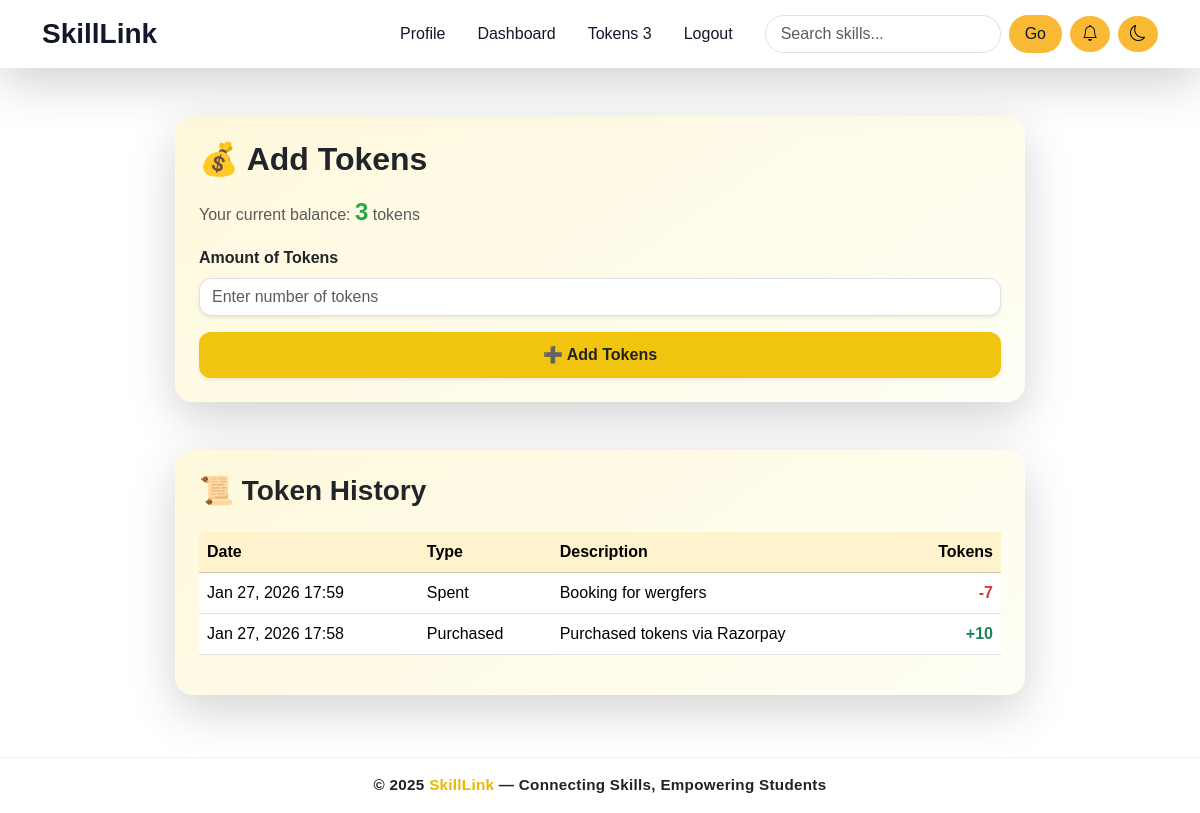
Screenshot of /accounts/tokens/ (signed in) with the database file from the repository.
### accounts/models.py (models this page shows, shortened)
class Profile(models.Model):
    user = models.OneToOneField(User, on_delete=models.CASCADE)
    bio = models.CharField(max_length=100 ,blank=True, null=True)
    profile_pic = CloudinaryField(
    'image',
    folder='profile_skills',
    blank=True,
    null=True,
    default="https://res.cloudinary.com/dctwxqpeo/image/upload/v1757868228/default_ehmhxs.png"
)
    location = models.CharField(max_length=100, blank=True, null=True)
    languages_spoken = models.CharField(max_length=200, blank=True, null=True)
    tokens_balance = models.PositiveIntegerField(default=0)
    rating = models.FloatField(default=0.0)
    joined_on = models.DateTimeField(default=timezone.now)
    @property
    def token_balance(self):
        totals = Transaction.objects.filter(user=self).values("transaction_type").annotate(total=models.Sum("amount"))
        earned = next((t["total"] for t in totals if t["transaction_type"] == "earned"), 0)
        spent = next((t["total"] for t in totals if t["transaction_type"] == "spent"), 0)
        purchased = next((t["total"] for t in totals if t["transaction_type"] == "purchased"), 0)
        return (purchased + earned) - spent

class Transaction(models.Model):
    TRANSACTION_TYPES = [
        ('earned', 'Earned'),
        ('spent', 'Spent'),
        ('purchased', 'Purchased'),
    ]
    user = models.ForeignKey(Profile, on_delete=models.CASCADE)
    amount = models.PositiveIntegerField()
    transaction_type = models.CharField(max_length=10, choices=TRANSACTION_TYPES)
    timestamp = models.DateTimeField(auto_now_add=True)
    description = models.CharField(max_length=255, blank=True)

### accounts/views.py (the view)
# urls.py: path("tokens/", token_balance, name="token_balance"),
@login_required
def token_balance(request):
    profile = request.user.profile
    token_history = Transaction.objects.filter(user=profile).order_by("-timestamp")[:10]
    return render(request, "token_balance.html", {"profile": profile, "token_history": token_history})

### accounts/templates/token_balance.html (shortened to what this page needs)
{% extends 'base.html' %}
{% block content %}
<div class="container my-5 d-flex justify-content-center">
  <div class="w-100" style="max-width: 850px;">
    <div class="card shadow-lg mb-5 border-0 token-card animate__animated animate__fadeInUp">
      <div class="card-body p-4">
        <h2 class="fw-bold text-dark mb-3">💰 Add Tokens</h2>
        <p class="text-muted">
          Your current balance:
          <span class="fw-bold token-balance">{{ profile.token_balance }}</span> tokens
        </p>
        <form method="POST" action="{% url 'initiate_payment' %}">
          <div class="mb-3">
            <label for="tokens" class="form-label fw-semibold text-dark">Amount of Tokens</label>
            <input
              type="number"
              name="tokens"
              id="tokens"
              min="1"
              class="form-control shadow-sm"
              placeholder="Enter number of tokens"
              required
              style="border-radius: 12px;">
          </div>
          <div class="d-grid">
            <button type="submit" class="btn btn-theme fw-bold shadow-sm">
              ➕ Add Tokens
            </button>
          </div>
        </form>
      </div>
    </div>
    <div class="card shadow-lg border-0 token-card animate__animated animate__fadeInUp animate__delay-1s">
      <div class="card-body p-4">
        <h3 class="fw-bold text-dark mb-4">📜 Token History</h3>
        {% if token_history %}
          <div class="table-responsive">
            <table class="table align-middle table-hover">
              <thead class="table-warning">
                <tr>
                  <th>Date</th>
                  <th>Type</th>
                  <th>Description</th>
                  <th class="text-end">Tokens</th>
                </tr>
              </thead>
              <tbody>
                {% for tx in token_history %}
                  <tr>
                    <td>{{ tx.timestamp|date:"M d, Y H:i" }}</td>
                    <td class="text-capitalize">{{ tx.transaction_type }}</td>
                    <td>{{ tx.description }}</td>
                    <td class="text-end fw-bold {% if tx.transaction_type in 'earned,purchased' %}text-success{% else %}text-danger{% endif %}">
                      {% if tx.transaction_type in 'earned,purchased' %}+{% else %}-{% endif %}{{ tx.amount }}
                    </td>
                  </tr>
                {% endfor %}
              </tbody>
            </table>
          </div>
        {% else %}
          <p class="text-muted">No token history available.</p>
        {% endif %}
      </div>
    </div>
  </div>
</div>
<link rel="stylesheet" href="https://cdnjs.cloudflare.com/ajax/libs/animate.css/4.1.1/animate.min.css"/>
{% endblock %}

### templates/base.html (shortened to what this page needs)
{% load tz %}
<!DOCTYPE html>
<html lang="en">
<head>
  <link href="https://cdn.jsdelivr.net/npm/bootstrap@5.3.3/dist/css/bootstrap.min.css" rel="stylesheet" />
  <link rel="stylesheet" href="https://cdnjs.cloudflare.com/ajax/libs/animate.css/4.1.1/animate.min.css" />
  <link href="https://cdn.jsdelivr.net/npm/bootstrap-icons@1.10.5/font/bootstrap-icons.css" rel="stylesheet" />
  <link href="https://cdn.jsdelivr.net/npm/bootstrap-icons@1.10.5/font/bootstrap-icons.css" rel="stylesheet" />
</head>
<body>
  <nav class="navbar navbar-expand-lg navbar-light bg-white shadow-lg sticky-top" id="mainNavbar">
    <div class="container">
      <a class="navbar-brand fw-bold fs-3 text-warning" href="{% url 'index' %}">SkillLink</a>
      <div class="d-flex align-items-center order-lg-3 gap-2">
        <div class="dropdown">
          <button class="btn btn-warning rounded-circle position-relative" type="button" id="notificationBell"
            data-bs-toggle="dropdown" aria-expanded="false">
            <i class="bi bi-bell"></i>
          </button>
        </div>
        <button id="dark-mode-toggle" class="btn btn-warning btn-outline-warning rounded-circle">
          <i class="bi bi-moon"></i>
        </button>
      </div>
      <div class="collapse navbar-collapse order-lg-2" id="navbarNav">
        <ul class="navbar-nav ms-auto align-items-center">
          {% if user.is_authenticated %}
          <li class="nav-item mx-2">
            <a class="nav-link position-relative" href="{% url 'profile' %}">Profile</a>
          </li>
          <li class="nav-item mx-2">
            <a class="nav-link position-relative" href="{% url 'dashboard' %}">Dashboard</a>
          </li>
          <li class="nav-item mx-2">
            <a class="nav-link position-relative" href="{% url 'token_balance' %}">
              Tokens {{ user.profile.token_balance }}
            </a>
          </li>
          <li class="nav-item mx-2">
            <a class="nav-link" href="{% url 'logout' %}">Logout</a>
          </li>
          {% endif %}
        </ul>
        <form class="d-flex ms-lg-3 me-lg-2 mt-3 mt-lg-0" method="GET" action="{% url 'skill_list' %}">
          <input class="form-control me-2 rounded-pill search-input" type="search" placeholder="Search skills..."
            aria-label="Search" name="q" />
          <button class="btn btn-warning rounded-pill px-3" type="submit">
            Go
          </button>
        </form>
      </div>
    </div>
  </nav>
  <main>{% block content %}{% endblock %}</main>
  <footer class="footer mt-auto py-3 text-center">
    <div class="container">
      <p class="mb-0 fw-semibold">
        © {{ current_year|default:2025 }}
        <span class="brand">SkillLink</span> — Connecting Skills, Empowering
        Students
      </p>
    </div>
  </footer>
</body>
</html>

### templates/base.html (style rules this page uses)
:root { --primary-color: #f9b934; --primary-dark: #c68a14; --secondary-color: #0a1931; --accent-color: #1e3a8a; --background-color: #f8fafc; --text-color: #111827; --muted-text: #6b7280; --light-bg: #e2e8f0; }
body { background-color: var(--background-color); color: var(--text-color); font-family: "Poppins", sans-serif; transition: all 0.3s ease; padding-bottom: 70px; }
.btn-warning { background-color: var(--primary-color); border: none; color: var(--secondary-color); transition: 0.3s; }
a { color: var(--accent-color); text-decoration: none; transition: 0.2s; }
#dark-mode-toggle { color: black; background: #f9b934; }
:root { --primary-color: #f9b934; --primary-dark: #c68a14; --background-color: #ffffff; --text-color: #111827; --navbar-bg: #ffffff; --nav-text: #111827; --follower-color: rgba(249, 185, 52, 0.3); }
body { background-color: var(--background-color); color: var(--text-color); transition: background-color 0.3s ease, color 0.3s ease; overflow-x: hidden; }
.navbar { background-color: var(--navbar-bg) !important; transition: background-color 0.3s ease; }
.navbar .nav-link, .navbar .navbar-brand { color: var(--nav-text) !important; transition: color 0.3s ease; }
.nav-link { position: relative; font-weight: 500; color: #000000ff !important; transition: color 0.3s ease; }
.search-input { border-radius: 50px; padding-left: 15px; transition: all 0.3s ease; }
.footer { background: rgba(255, 255, 255, 0.85); backdrop-filter: blur(10px); border-top: 1px solid rgba(255, 215, 0, 0.3); position: fixed; bottom: 0; left: 0; width: 100%; color: #222; font-family: "Poppins", sans-serif; z-index: 1000; transition: all 0.4s ease; }
.footer p { margin: 0; font-size: 0.95rem; letter-spacing: 0.3px; }
.footer .brand { color: #e6b800; font-weight: 700; transition: color 0.3s ease; }

### accounts/templates/token_balance.html (style rules this page uses)
body, .card, .btn, .table, input { transition: all 0.4s ease-in-out; }
.token-card { background: linear-gradient(145deg, #fff8dc, #fffef5); border: 2px solid #f1c40f; border-radius: 18px; }
.btn-theme { background: #f1c40f; color: #222; border-radius: 12px; padding: 10px 0; transition: all 0.3s ease; }
.token-balance { font-size: 1.5rem; font-weight: 700; color: #28a745; animation: pulse 2s infinite; }

### rows the page displays
Profile: token_balance "3"
Transaction: timestamp "Jan 27, 2026 17:59", transaction_type "Spent", description "Booking for wergfers", amount "7"
Transaction: timestamp "Jan 27, 2026 17:58", transaction_type "Purchased", description "Purchased tokens via Razorpay", amount "10"

### other values shown
{{ user.profile.token_balance }} "3"
{{ current_year|default:2025 }} "2025"
